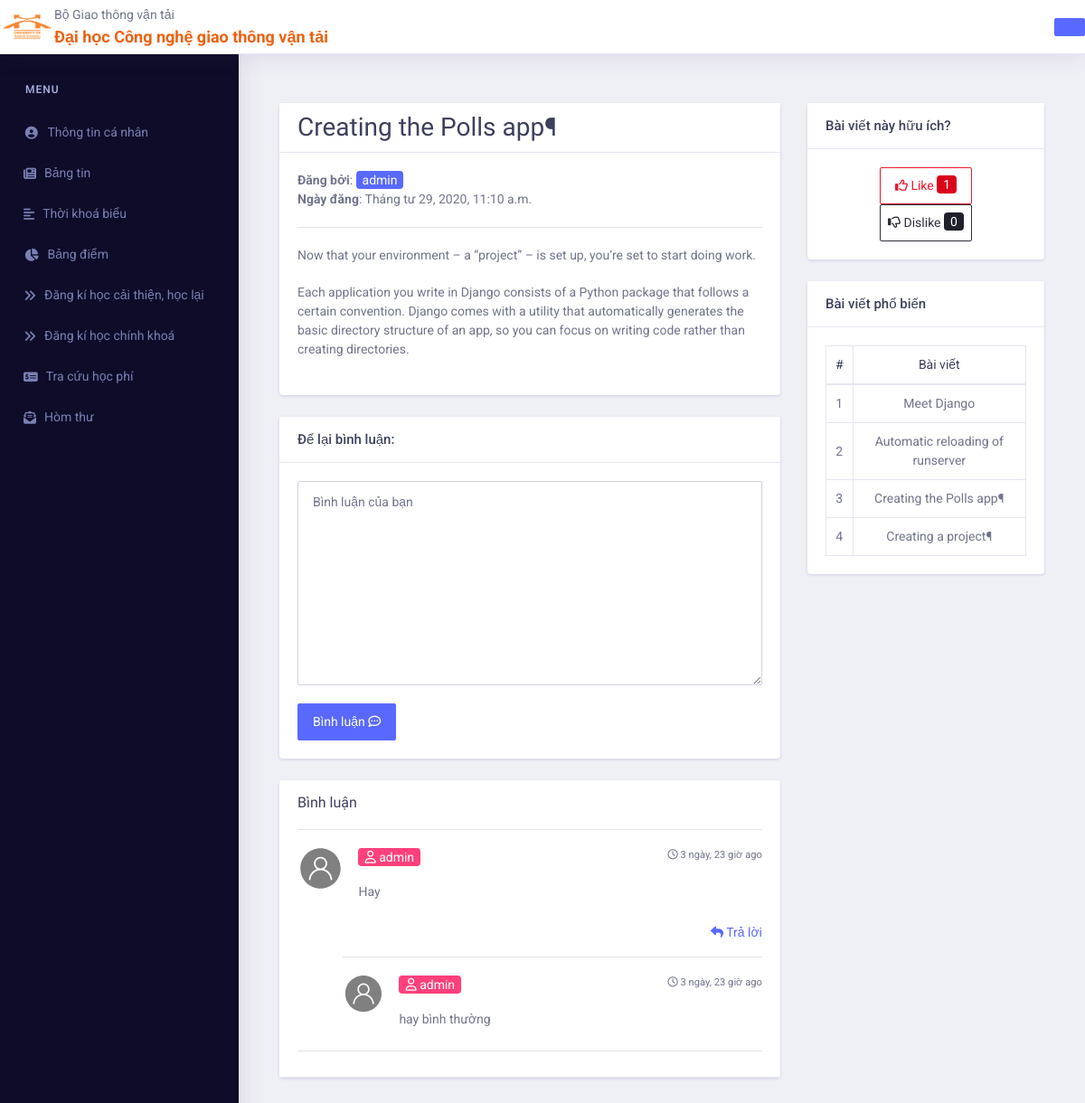
The page /home/post_detail/6/ on the database as committed earlier.
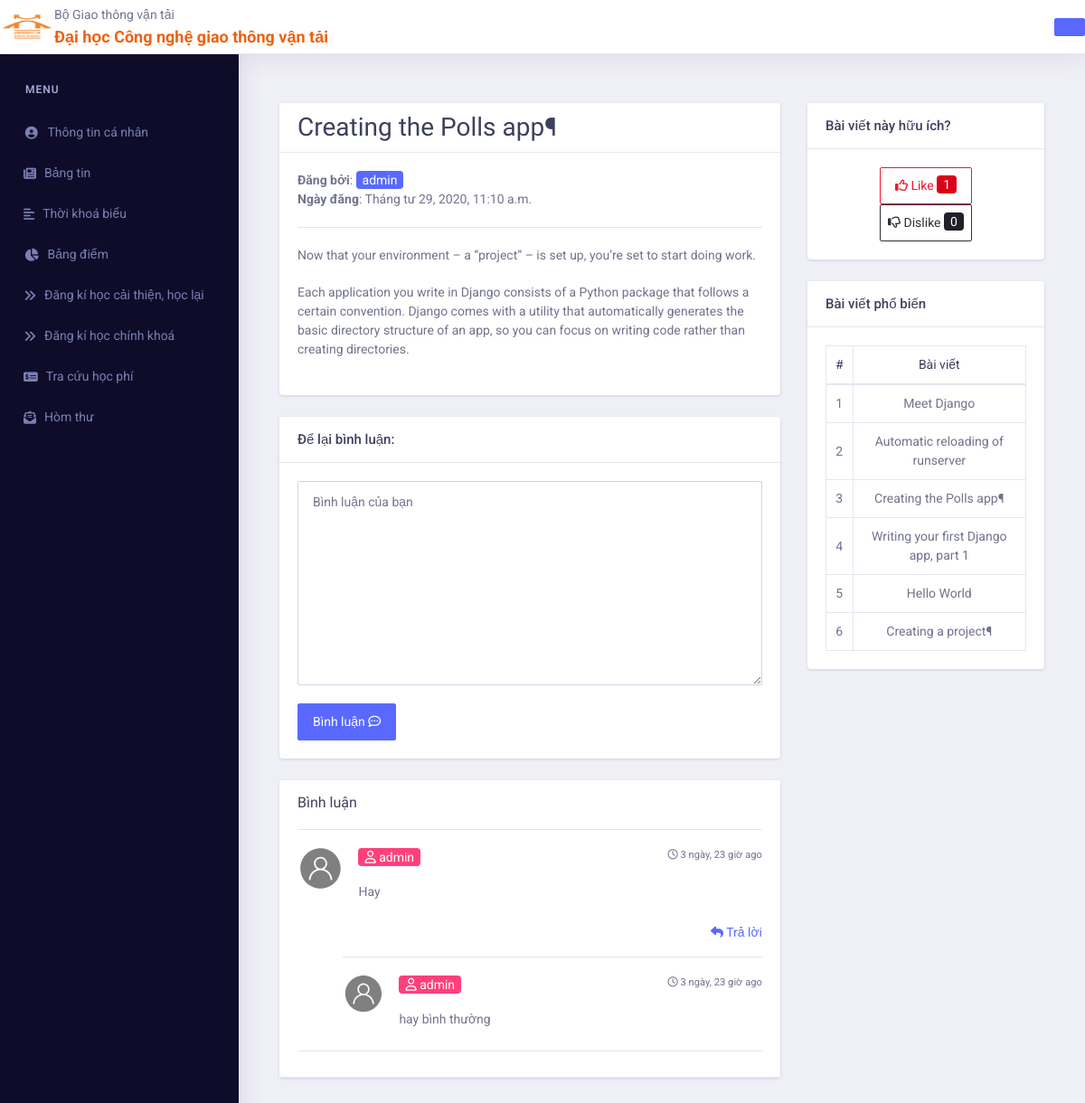
The same page on the database as committed later.
### home/models.py (models this page shows, shortened)
class Comment(models.Model):
    user = models.ForeignKey(User, on_delete=models.CASCADE)
    post = models.ForeignKey(Post, on_delete=models.CASCADE)
    comment_box = models.TextField()
    date_comment = models.DateTimeField(auto_now=True)

class Comment_to_comment(models.Model):
    user = models.ForeignKey(User, on_delete=models.CASCADE)
    from_comment = models.ForeignKey(Comment, on_delete=models.CASCADE)
    comment = models.TextField()
    date_comment = models.DateTimeField(auto_now=True)

class Points(models.Model):
    post = models.ForeignKey(Post, on_delete=models.CASCADE)
    point = models.IntegerField(default=0)

class Post(models.Model):
    title = models.CharField(max_length=40)
    content = models.TextField()
    date_published = models.DateTimeField(auto_now=True)
    author = models.ForeignKey(User, on_delete=models.CASCADE)
    img = models.ImageField(upload_to='post_img', null=True, blank=True)
    like = models.ManyToManyField(User, related_name='like_user', blank=True)
    dislike = models.ManyToManyField(User, related_name='dislike_user',blank=True)
    def __str__(self):
        return self.title

### home/views.py (the view)
# urls.py: path('post_detail/<int:id>/', views.post_detail, name='post_detail'),
def post_detail(request, id):
    post_pupular = Points.objects.all().order_by('-point')[:10]
    post = Post.objects.get(pk=id)
    hidden_like = False
    hidden_dislike = False
    if request.user in post.like.all():
        hidden_like = True
    elif request.user in post.dislike.all():
        hidden_dislike = True
    comments = Comment.objects.filter(post=post)
    for comment in comments:
        comment.reply = Comment_to_comment.objects.filter(from_comment=comment)
    comment_form = CommentForm(initial={
        'user': request.user,
        'post': post,
    })
    if request.method == 'POST':
        comment_form = CommentForm(request.POST)
        if comment_form.is_valid():
            comment_form.cleaned_data
            comment_form.save()
        return redirect('post_detail', post.id)
    request.session['post_id'] = post.id
    reply_comment = CtcForm(initial={
        'user': request.user,
    })
    return render(request, 'post.html', context={
        'post': post,
        'like_count': post.like.count(),
        'dislike_count': post.dislike.count(),
        'hidden_like': hidden_like,
        'hidden_dislike': hidden_dislike,
        'comments': comments,
        'comment_form': comment_form,
        'comment_to_comment_form': reply_comment,
        'post_popular': post_pupular
    })

### home/forms.py
class CommentForm(forms.ModelForm):
    comment_box = forms.CharField(label='', widget=forms.Textarea(attrs={'class': 'form-control', 'placeholder': 'Bình luận của bạn'}))
    class Meta:
        model = Comment
        fields = '__all__'
    def __init__(self, *arg, **kwarg):
        super().__init__(*arg, **kwarg)
        self.fields['user'].widget = forms.HiddenInput()
        self.fields['post'].widget = forms.HiddenInput()

class CtcForm(forms.ModelForm):
    class Meta:
        model = Comment_to_comment
        fields = '__all__'

### home/templates/post.html (shortened to what the changed rows need)
{% extends 'base.html' %}
{% load humanize %}
{% block content %}
<div class="dashboard-wrapper">
    <div class="container-fluid  dashboard-content">
  <div class="container">
    <div class="row">
      <div class="col-lg-8">
        <div class="card my-4">
          <h2 class="card-header">{{post.title}}</h2>
        </div>
        <div class="card my-4">
          <div class="card-header">
            <h4 style="font-family: 'Baloo Bhai', cursive;">Bình luận</h4>
            <hr>
            {% if not comments %}
              Chưa có bình luận
            {% else %}
            {% for comment in comments %}
            <div style="text-align: right;">
              <small><i class="far fa-clock"></i> {{comment.date_comment|naturaltime}}</small>
            </div>
              <div class="media mb-4" style="margin-top: -20px;">
                <img class="d-flex mr-3 rounded-circle" width="10%" src="/avata/default.svg" alt="">
                <div>
                  <div class="media-body">
                      <div>
                        <h5 class="mt-0"><span class="badge badge-secondary"><i class="far fa-user"></i></i> {{comment.user}}</span></h5>
                      </div>
                    <p>{{comment.comment_box}}</p>
                  </div>
                </div>
              </div>
              <div style="text-align: right;">
                <a href="" class="text-primary" data-toggle="modal" data-target="#exampleModalCenter_{{comment.id}}"><i class="fas fa-reply"></i> Trả lời</a>
              </div>
              <hr style="margin-left: 50px;">
              {% for c in comment.reply %}
              <div style="text-align: right;">
                <small><i class="far fa-clock"></i> {{c.date_comment|naturaltime}}</small>
              </div>
              <div class="media mb-4" style="margin-left: 50px; margin-top: -20px;">
                <img class="d-flex mr-3 rounded-circle" width="10%" src="/avata/default.svg" alt="">
                <div>
                  <div class="media-body">
                      <div>
                        <h5 class="mt-0"><span class="badge badge-secondary"><i class="far fa-user"></i></i> {{c.user}}</span></h5>
                      </div>
                    <p>{{c.comment}}</p>
                  </div>
                </div>
              </div>
              {% endfor %}
            <hr>
            {% endfor %}
            {% endif %}
          </div>
        </div>
      </div>
      <div class="col-md-4">
        <div class="card my-4">
          <div class="card-body">
            <table class="table table-bordered" style="text-align: center;">
              <thead>
                <tr>
                  <th scope="col">#</th>
                  <th scope="col">Bài viết</th>
                </tr>
              </thead>
              <tbody>
                {% for post in post_popular %}
                <tr>
                  <td>
                    {{forloop.counter}}
                  </td>
                  <td>
                    <a href="{% url 'post_detail' post.post.id %}">{{post.post}}</a>
                  </td>
                </tr>
                {% endfor %}
              </tbody>
            </table>
          </div>
        </div>
      </div>
    </div>
  </div>
                </div>
            </div>
{% endblock %}

Rows that differ between the two databases and show on the page:
added Points: post "Writing your first Django app, part 1"
added Points: post "Hello World"
